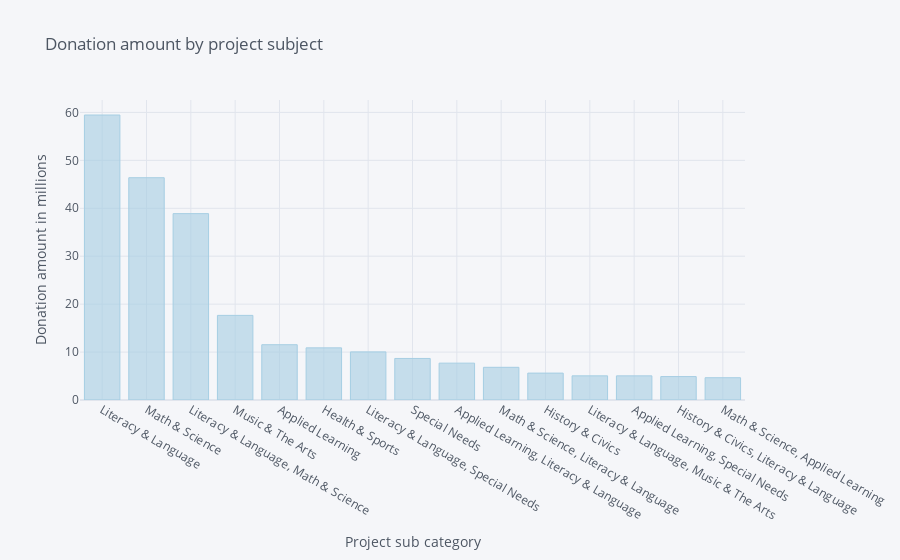

The notebook cell this image was saved under:
### Code cell
s9 = s8/1000000
s9.iplot(kind="bar" , xTitle='Project sub category' , yTitle='Donation amount in millions',
        title='Donation amount by project subject' , colorscale='paired')

### Figure 1 — Plotly figure (JSON) as saved in the notebook; plotly's stock layout.template omitted (floating-point values rounded to 4 significant figures)
{"data": [{"marker": {"color": "rgba(166, 206, 227, 0.6)", "line": {"color": "rgba(166, 206, 227, 1.0)", "width": 1}}, "name": "Donation Amount", "orientation": "v", "text": "", "type": "bar", "x": ["Literacy & Language", "Math & Science", "Literacy & Language, Math & Science", "Music & The Arts", "Applied Learning", "Health & Sports", "Literacy & Language, Special Needs", "Special Needs", "Applied Learning, Literacy & Language", "Math & Science, Literacy & Language", "History & Civics", "Literacy & Language, Music & The Arts", "Applied Learning, Special Needs", "History & Civics, Literacy & Language", "Math & Science, Applied Learning"], "y": [59.46, 46.38, 38.88, 17.65, 11.54, 10.88, 10.04, 8.669, 7.691, 6.82, 5.612, 5.039, 5.036, 4.887, 4.646]}], "layout": {"legend": {"bgcolor": "#F5F6F9", "font": {"color": "#4D5663"}}, "paper_bgcolor": "#F5F6F9", "plot_bgcolor": "#F5F6F9", "title": {"font": {"color": "#4D5663"}, "text": "Donation amount by project subject"}, "xaxis": {"gridcolor": "#E1E5ED", "showgrid": true, "tickfont": {"color": "#4D5663"}, "title": {"font": {"color": "#4D5663"}, "text": "Project sub category"}, "zerolinecolor": "#E1E5ED"}, "yaxis": {"gridcolor": "#E1E5ED", "showgrid": true, "tickfont": {"color": "#4D5663"}, "title": {"font": {"color": "#4D5663"}, "text": "Donation amount in millions"}, "zerolinecolor": "#E1E5ED"}}}
